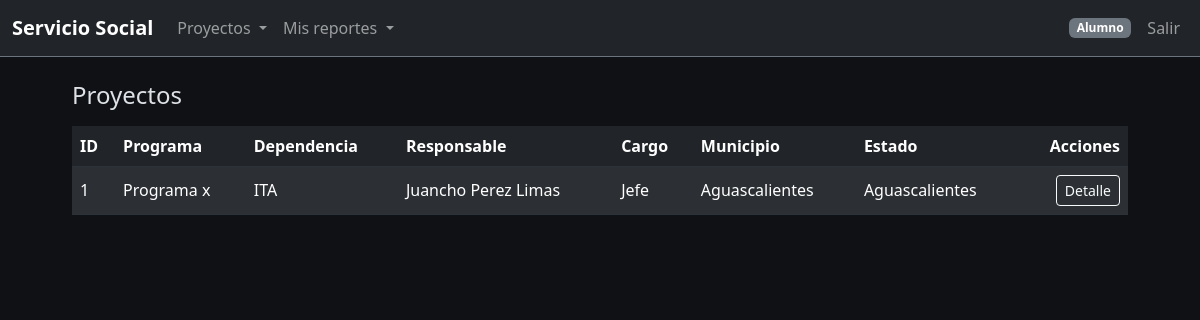
Screenshot of /proyectos/ (signed in) with the database file from the repository.
### app/models.py (models this page shows, shortened)
class User(UserMixin, db.Model):
    __tablename__ = "users"
    id            = db.Column(db.Integer, primary_key=True)
    nombre        = db.Column(db.String(120), nullable=False)          # nombre para mostrar
    email         = db.Column(db.String(120), unique=True, nullable=False)
    password_hash = db.Column(db.String(255), nullable=False)
    rol           = db.Column(db.String(20), nullable=False, default="alumno")
    activo        = db.Column(db.Boolean, default=True)
    ap_paterno = db.Column(db.String(120))
    ap_materno = db.Column(db.String(120))
    nombres    = db.Column(db.String(120))  # si lo quieres separado
    no_control = db.Column(db.String(50))
    carrera    = db.Column(db.String(120))
    departamento_id = db.Column(db.Integer, db.ForeignKey("departamentos.id"))
    departamento    = db.relationship(
        "Departamento",
        foreign_keys=[departamento_id],   # evita ambigüedad
        backref="miembros",
    )

class Proyecto(db.Model):
    __tablename__ = "proyectos"
    id = db.Column(db.Integer, primary_key=True)
    nombre = db.Column(db.String(200), nullable=False)
    nombre_programa    = db.Column(db.String(200), nullable=True)
    nombre_dependencia = db.Column(db.String(200), nullable=True)
    nombre_responsable = db.Column(db.String(200), nullable=True)
    cargo_responsable  = db.Column(db.String(200), nullable=True)
    municipio = db.Column(db.String(120))
    estado    = db.Column(db.String(120))
    departamento_id = db.Column(db.Integer, db.ForeignKey("departamentos.id"), nullable=True)
    responsable_id  = db.Column(db.Integer, db.ForeignKey("users.id"), nullable=True)
    extras          = db.Column(db.JSON, default=dict)
    departamento = db.relationship("Departamento", foreign_keys=[departamento_id], backref="proyectos")
    responsable_user = db.relationship("User", foreign_keys=[responsable_id], backref="proyectos_responsables")
    resp_cargo   = db.Column(db.String(120))
    resp_tel     = db.Column(db.String(50))
    resp_correo  = db.Column(db.String(120))
    resp_horario = db.Column(db.String(120))
    periodo_realizacion       = db.Column(db.String(120))
    beneficiarios_personas    = db.Column(db.Integer)
    beneficiarios_comunidades = db.Column(db.Integer)
    impacto_pais      = db.Column(db.Boolean, default=False)
    impacto_inclusion = db.Column(db.Boolean, default=False)
    impacto_medioamb  = db.Column(db.Boolean, default=False)
    num_estudiantes = db.Column(db.Integer)
    car_tics        = db.Column(db.Boolean, default=False)
    car_admon       = db.Column(db.Boolean, default=False)
    car_quimica     = db.Column(db.Boolean, default=False)
    car_industrial  = db.Column(db.Boolean, default=False)
    car_mecanica    = db.Column(db.Boolean, default=False)
    car_electrica   = db.Column(db.Boolean, default=False)
    car_electronica = db.Column(db.Boolean, default=False)
    car_ges_emp     = db.Column(db.Boolean, default=False)
    car_materiales  = db.Column(db.Boolean, default=False)
    turno_mat = db.Column(db.Boolean, default=False)
    turno_ves = db.Column(db.Boolean, default=False)
    objetivo = db.Column(db.Text)
    metas    = db.Column(db.Text)
    area_agro    = db.Column(db.Boolean, default=False)
    area_salud   = db.Column(db.Boolean, default=False)
    area_exactas = db.Column(db.Boolean, default=False)
    area_social  = db.Column(db.Boolean, default=False)
    area_edu     = db.Column(db.Boolean, default=False)
    area_ing     = db.Column(db.Boolean, default=False)
    cronograma_json = db.Column(db.Text)

### app/views/proyectos.py (the view)
@proy_bp.route("/")
@login_required
def lista():
    proyectos = Proyecto.query.order_by(Proyecto.id.desc()).all()
    rows = []
    for p in proyectos:
        programa = p.nombre or p.nombre_programa or ""
        rows.append(
            {
                "id": p.id,
                "programa": programa,
                "dependencia": p.nombre_dependencia or "",
                "responsable": p.nombre_responsable
                or (p.responsable_user.nombre if getattr(p, "responsable_user", None) else ""),
                "cargo": p.cargo_responsable or "",
                "municipio": p.municipio or "",
                "estado": p.estado or "",
            }
        )
    return render_template("proyectos/lista.html", rows=rows)

### app/roles.py (called while the page is built)
def _can(user, perm: str) -> bool:
    rol = getattr(user, "rol", None)
    if rol == "admin":
        return True
    if rol in {"jefe", "laboratorista"}:
        if perm.startswith("project."):
            return perm in {"project.read", "project.create", "project.assign"}
        if perm.startswith("admin."):
            return perm in {"admin.view"}
    if rol == "alumno":
        return False
    return False

def register_template_utils(app):
    @app.context_processor
    def inject_perms():
        return {
            "can": (lambda p: _can(current_user, p)),
            "is_role": (lambda r: getattr(current_user, "rol", None) == r),
        }

### templates/proyectos/lista.html (shortened to what this page needs)
{% extends "base.html" %}
{% block content %}
<div class="d-flex justify-content-between align-items-center mb-3">
  <h1 class="h4 m-0">Proyectos</h1>
</div>
<div class="table-responsive">
  <table class="table table-dark table-striped align-middle">
    <thead>
      <tr>
        <th>ID</th>
        <th>Programa</th>
        <th>Dependencia</th>
        <th>Responsable</th>
        <th>Cargo</th>
        <th>Municipio</th>
        <th>Estado</th>
        <th class="text-end">Acciones</th>
      </tr>
    </thead>
    <tbody>
      {% for r in rows %}
      <tr>
        <td>{{ r.id }}</td>
        <td>{{ r.programa }}</td>
        <td>{{ r.dependencia }}</td>
        <td>{{ r.responsable }}</td>
        <td>{{ r.cargo }}</td>
        <td>{{ r.municipio }}</td>
        <td>{{ r.estado }}</td>
        <td class="text-end">
          <a class="btn btn-sm btn-outline-light" href="{{ url_for('proyectos.detalle', id=r.id) }}">
            Detalle
          </a>
        </td>
      </tr>
      {% else %}
      <tr>
        <td colspan="8" class="text-center">No hay proyectos.</td>
      </tr>
      {% endfor %}
    </tbody>
  </table>
</div>
{% endblock %}

### templates/base.html (shortened to what this page needs)
<!doctype html>
<html lang="es" data-bs-theme="dark">
<head>
  <link href="https://cdn.jsdelivr.net/npm/bootstrap@5.3.2/dist/css/bootstrap.min.css" rel="stylesheet">
  <link href="{{ url_for('static', filename='css/app.css') }}" rel="stylesheet">
</head>
<body>
  <nav class="navbar navbar-expand-lg navbar-dark bg-dark border-bottom border-secondary">
    <div class="container-fluid">
      <a class="navbar-brand" href="{{ url_for('proyectos.lista') }}">Servicio Social</a>
      <div class="collapse navbar-collapse" id="topNav">
        <ul class="navbar-nav me-auto mb-2 mb-lg-0">
          {% if current_user.is_authenticated %}
          <li class="nav-item dropdown">
            <a class="nav-link dropdown-toggle" href="#" role="button" data-bs-toggle="dropdown" aria-expanded="false">
              Proyectos
            </a>
          </li>
          {% if current_user.rol == 'alumno' %}
          <li class="nav-item dropdown">
            <a class="nav-link dropdown-toggle" href="#" role="button" data-bs-toggle="dropdown" aria-expanded="false">
              Mis reportes
            </a>
          </li>
          {% endif %}
          {% endif %}
        </ul>
        <ul class="navbar-nav ms-auto">
          {% if current_user.is_authenticated %}
          <li class="nav-item d-flex align-items-center me-2">
            <span class="badge text-bg-secondary role-badge">{{ current_user.rol }}</span>
          </li>
          <li class="nav-item">
            <a class="nav-link" href="{{ url_for('auth.logout') }}">Salir</a>
          </li>
          {% else %}
          <li class="nav-item">
            <a class="nav-link" href="{{ url_for('auth.login') }}">Entrar</a>
          </li>
          {% endif %}
        </ul>
      </div>
    </div>
  </nav>
  <main class="container container-narrow py-4">
    {% block content %}{% endblock %}
  </main>
</body>
</html>

### static/css/app.css (style rules this page uses)
:root { --app-bg: #151a1f; --app-bg-2: #1b2127; --panel: #20262d; }
.table thead th { border-bottom: 1px solid #343b44; }
.table td, .table th { border-color: #2b323a !important; }

### templates/base.html (style rules this page uses)
body { background-color: #0f1115; }
.navbar-brand { font-weight: 600; }
.role-badge { text-transform: capitalize; }
.container-narrow { max-width: 1080px; }

### rows the page displays
User: rol "Alumno"
Proyecto: id "1", programa "Programa x", dependencia "ITA", responsable "Juancho Perez Limas", cargo "Jefe", municipio "Aguascalientes", estado "Aguascalientes"
